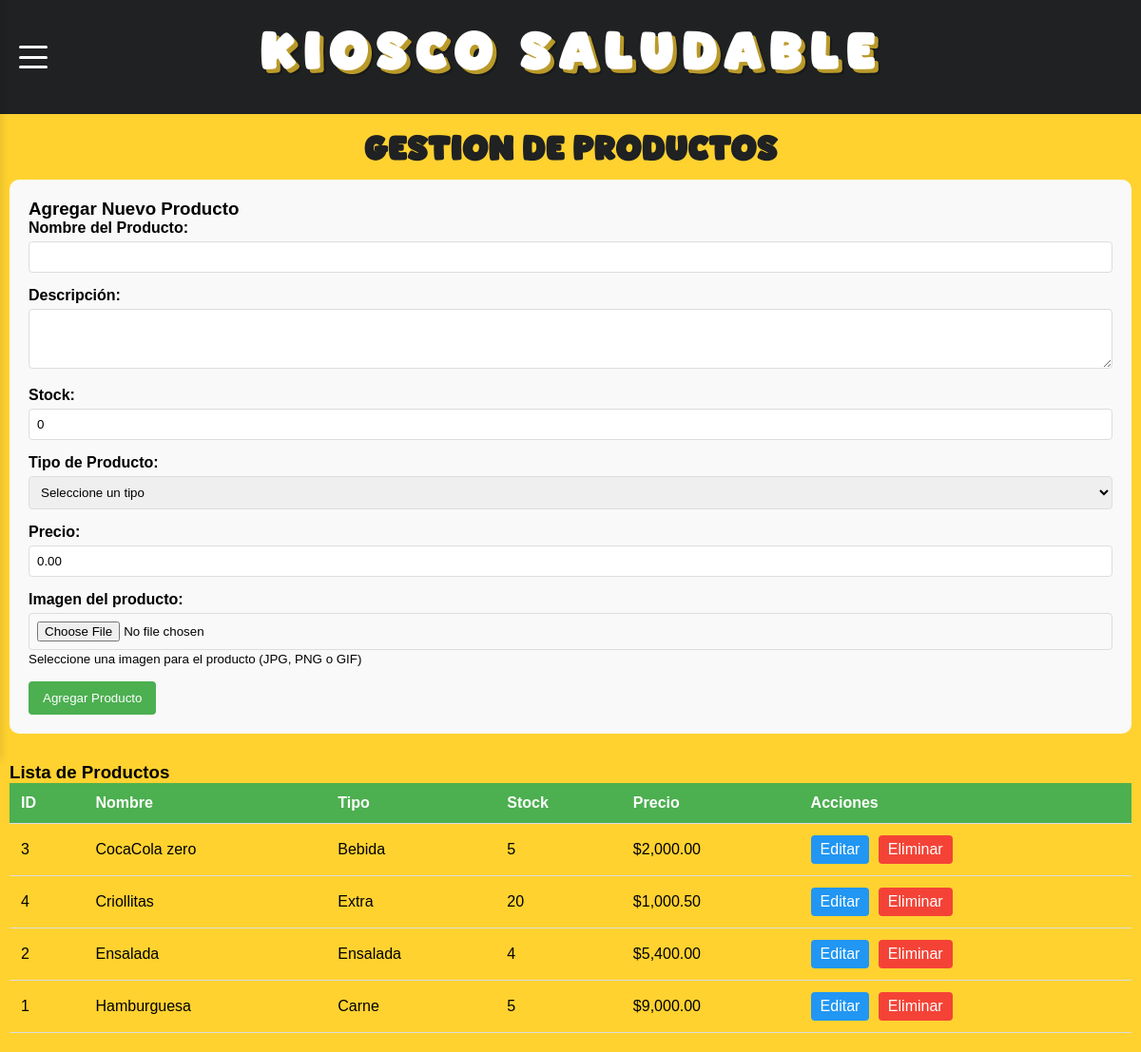
/kiosquero/products.php (signed in), run on the app's committed database.
### tables this page shows
CREATE TABLE `productos` (
  `id` int(11) NOT NULL,
  `nombre` varchar(80) NOT NULL,
  `descripcion` varchar(300) NOT NULL,
  `stock` int(11) NOT NULL,
  `fecha_agregado` timestamp NOT NULL DEFAULT current_timestamp() ON UPDATE current_timestamp(),
  `tipo_producto` enum('ensalada','carne','bebida','extra','pizza') DEFAULT NULL,
  `precio` float NOT NULL,
  `url` varchar(90) NOT NULL
);

### kiosquero/products.php (the view, shortened to what this page needs)
<?php
require_once 'database.php';
$producto_editar = null;
$query = "SELECT * FROM productos ORDER BY nombre ASC";
$productos = $conn->query($query);
?>
<!DOCTYPE html>
<html lang="es">
<head>
    <link rel="stylesheet" href="style.css">
</head>
<body>
<?php include 'header.php'; ?>
    <main class="main-content">
        <h2><?php echo $producto_editar ? 'Editar Producto' : 'Gestión de Productos'; ?></h2>
        <div class="product-form">
            <h3><?php echo $producto_editar ? 'Editar Producto: ' . htmlspecialchars($producto_editar['nombre']) : 'Agregar Nuevo Producto'; ?></h3>
            <form action="products.php" method="POST" enctype="multipart/form-data">
                <div class="form-group">
                    <label for="nombre">Nombre del Producto:</label>
                    <input type="text" id="nombre" name="nombre" required
                           value="<?php echo $producto_editar ? htmlspecialchars($producto_editar['nombre']) : ''; ?>">
                </div>
                <div class="form-group">
                    <label for="descripcion">Descripción:</label>
                    <textarea id="descripcion" name="descripcion" rows="3" required><?php echo $producto_editar ? htmlspecialchars($producto_editar['descripcion']) : ''; ?></textarea>
                </div>
                <div class="form-group">
                    <label for="stock">Stock:</label>
                    <input type="number" id="stock" name="stock" min="0" required
                           value="<?php echo $producto_editar ? $producto_editar['stock'] : '0'; ?>">
                </div>
                <div class="form-group">
                    <label for="tipo_producto">Tipo de Producto:</label>
                    <select id="tipo_producto" name="tipo_producto" required>
                        <option value="">Seleccione un tipo</option>
                    </select>
                </div>
                <div class="form-group">
                    <label for="precio">Precio:</label>
                    <input type="number" id="precio" name="precio" min="0" step="0.01" required
                           value="<?php echo $producto_editar ? $producto_editar['precio'] : '0.00'; ?>">
                </div>
                <div class="form-group">
                    <label for="imagen">Imagen del producto:</label>
                    <input type="file" id="imagen" name="imagen" accept="image/*">
                    <small class="form-text">Seleccione una imagen para el producto (JPG, PNG o GIF)</small>
                </div>
                <div class="form-actions">
                    <button type="submit" class="btn-submit">
                        <?php echo $producto_editar ? 'Actualizar Producto' : 'Agregar Producto'; ?>
                    </button>
                </div>
            </form>
        </div>
        <h3>Lista de Productos</h3>
        <?php if ($productos->num_rows > 0): ?>
            <div class="table-responsive">
                <table class="products-table">
                    <thead>
                        <tr>
                            <th>ID</th>
                            <th>Nombre</th>
                            <th>Tipo</th>
                            <th>Stock</th>
                            <th>Precio</th>
                            <th>Acciones</th>
                        </tr>
                    </thead>
                    <tbody>
                        <?php while ($producto = $productos->fetch_assoc()): ?>
                            <tr>
                                <td><?php echo $producto['id']; ?></td>
                                <td><?php echo htmlspecialchars($producto['nombre']); ?></td>
                                <td><?php echo ucfirst($producto['tipo_producto']); ?></td>
                                <td><?php echo $producto['stock']; ?></td>
                                <td>$<?php echo number_format($producto['precio'], 2); ?></td>
                                <td>
                                    <a href="products.php?editar=<?php echo $producto['id']; ?>" class="btn-edit">Editar</a>
                                    <a href="products.php?eliminar=<?php echo $producto['id']; ?>" class="btn-delete"
                                       onclick="return confirm('¿Está seguro de que desea eliminar este producto?')">Eliminar</a>
                                </td>
                            </tr>
                        <?php endwhile; ?>
                    </tbody>
                </table>
            </div>
        <?php else: ?>
            <p>No hay productos registrados.</p>
        <?php endif; ?>
    </main>
</body>
</html>

### kiosquero/style.css (style rules this page uses)
* { margin: 0; padding: 0; box-sizing: border-box; font-family: Arial, sans-serif; }
:root { --adyacente: #ccc9bb; --fondo: #ffd230; --text: #1f2122; --success: #98c73d; --danger: #ff4444; --header-height: 120px; --burger-width: 30px; --burger-height: 24px; --menu-width: 250px; --card-gap: 30px; --section-spacing: 40px; --container-padding: 20px; }
body { overflow-x: hidden; background-color: var(--fondo); }
.main-content { padding: var(--section-spacing) var(--container-padding); min-height: calc(100vh - var(--header-height)); }
.main-content h2 { font-family: 'Backso', sans-serif; color: var(--text); font-size: clamp(1.5rem, 3vw, 2rem); text-align: center; margin-bottom: 0.5rem; }
@media (max-width: 1200px) { .main-content { padding: 20px 10px; } }
html, body { max-width: 100vw; overflow-x: hidden; }

### kiosquero/products.php (style rules this page uses)
.product-form { background-color: #f9f9f9; padding: 20px; border-radius: 10px; margin-bottom: 30px; }
.form-group { margin-bottom: 15px; }
.form-group label { display: block; margin-bottom: 5px; font-weight: bold; }
.form-group input, .form-group textarea, .form-group select { width: 100%; padding: 8px; border: 1px solid #ddd; border-radius: 4px; }
.btn-submit { background-color: #4CAF50; color: white; border: none; padding: 10px 15px; border-radius: 4px; cursor: pointer; }
.products-table { width: 100%; border-collapse: collapse; }
.products-table th, .products-table td { padding: 12px; text-align: left; border-bottom: 1px solid #ddd; }
.products-table th { background-color: #4CAF50; color: white; }
.btn-edit, .btn-delete, .btn-view { padding: 6px 10px; margin-right: 5px; border: none; border-radius: 4px; cursor: pointer; display: inline-block; text-decoration: none; }
.btn-edit { background-color: #2196F3; color: white; }
.btn-delete { background-color: #f44336; color: white; }

### data on the page
productos: id "3", nombre "CocaCola zero", tipo_producto "Bebida", stock "5", precio "2,000.00"
productos: id "4", nombre "Criollitas", tipo_producto "Extra", stock "20", precio "1,000.50"
productos: id "2", nombre "Ensalada", tipo_producto "Ensalada", stock "4", precio "5,400.00"
productos: id "1", nombre "Hamburguesa", tipo_producto "Carne", stock "5", precio "9,000.00"
